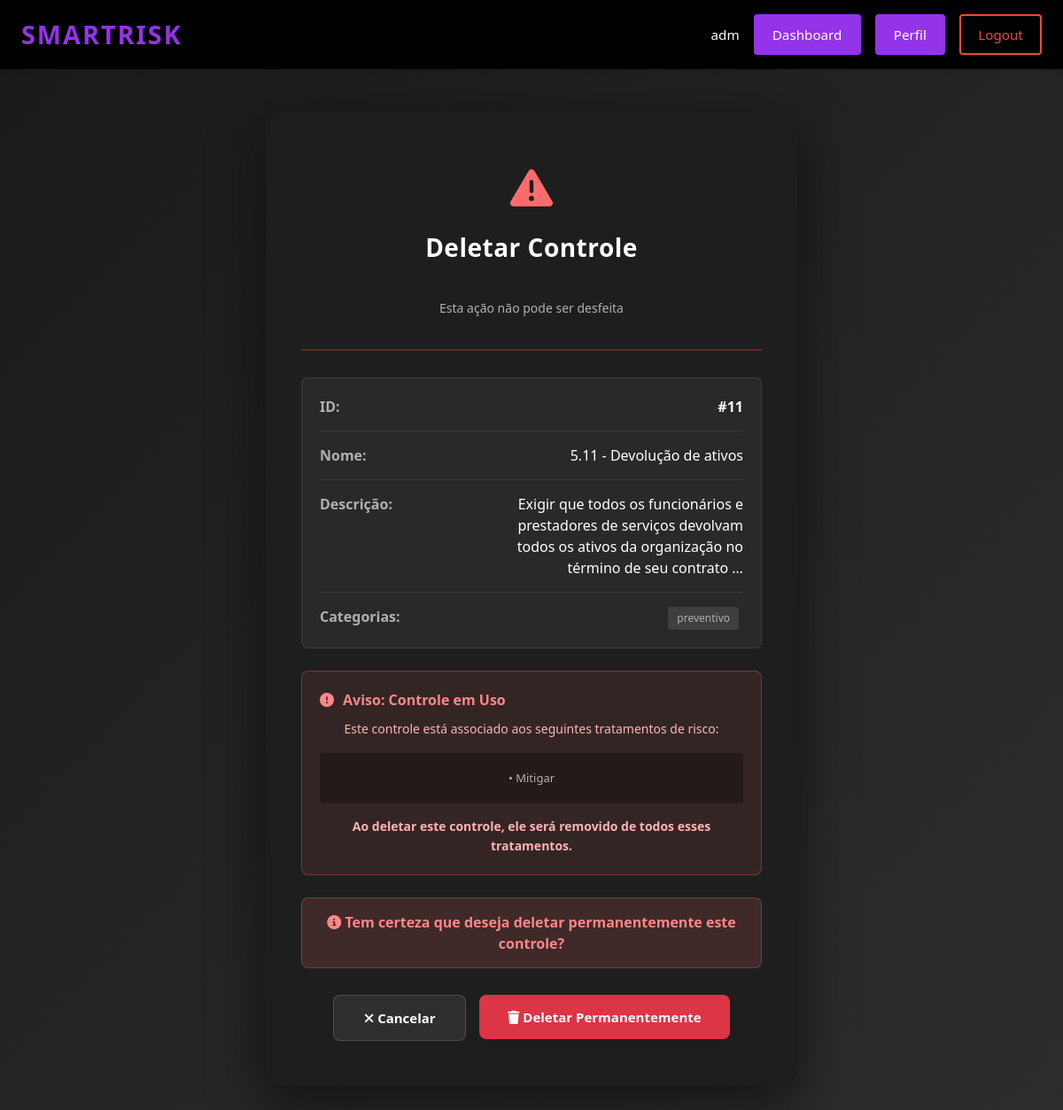
Screenshot of /deletar_controle/11/ (signed in) with the database file from the repository.
### ismsapp/models.py (models this page shows, shortened)
class Controle(models.Model):
    """The name or title of the control (e.g., from ISO 27001)."""
    nome = models.CharField(
        max_length=255,
        help_text="Nome ou título do controle (ex: '5.1 - Políticas de segurança da informação').",
    )
    """Detailed description of the control, including its purpose, scope, and how it should be implemented."""
    descricao = models.TextField(
        help_text="Descrição detalhada do controle: seu propósito, escopo e como deve ser implementado.",
    )
    """The categories this control belongs to (can be multiple)."""
    categorias = models.ManyToManyField(
        CategoriaControle,
        related_name="controles",
        help_text="Categorias às quais este controle pertence (Preventivo, Detectivo, ou Corretivo/Contingência).",
    )
    class Meta:
        verbose_name = "Controle"
        verbose_name_plural = "Controles"
        ordering = ["nome"]

class CategoriaControle(models.Model):
    class Tipo(models.TextChoices):
        PREVENTIVO = "preventivo", "Preventivo"
        DETECTIVO = "detectivo", "Detectivo"
        CORRETIVO = "corretivo", "Corretivo/Contingência"
    """The category type (unique, represents one of the three control categories)."""
    tipo = models.CharField(
        max_length=20,
        choices=Tipo.choices,
        unique=True,
        help_text="Tipo de categoria de controle.",
    )
    """Detailed description of what this category of control does."""
    descricao = models.TextField(
        default="",
        help_text="Descrição do tipo de controle.",
    )
    class Meta:
        verbose_name = "Categoria de Controle"
        verbose_name_plural = "Categorias de Controle"

class Tratamento(models.Model):
    class TipoTratamento(models.TextChoices):
        ACEITAR = "aceitar", "Aceitar"
        MITIGAR = "mitigar", "Mitigar"
        EVITAR = "evitar", "Evitar"
        COMPARTILHAR = "compartilhar", "Compartilhar"
    """The name or title of the treatment plan."""
    nome = models.CharField(
        max_length=255,
        blank=False,
        help_text="Nome do plano de tratamento.",
    )
    """The selected risk treatment strategy for this plan."""
    tipo_tratamento = models.CharField(
        max_length=20,
        choices=TipoTratamento.choices,
        help_text="Estratégia de resposta ao risco selecionada para este tratamento.",
    )
    """Detailed description of the treatment plan, including specific actions, responsible parties, and timelines."""
    descricao = models.TextField(
        help_text=(
            "Detalhes de implementação deste tratamento: quais ações serão tomadas, "
            "quem é o responsável e quaisquer prazos ou decisões relevantes."
        ),
    )
    """Indicates if this treatment represents an acceptance decision (no further action needed)."""
    aceito = models.BooleanField(
        default=False,
        help_text="Marca se este tratamento é uma decisão de aceitação do risco (sem ações adicionais).",
    )
    """Percentage reduction in probability expected from this treatment (0-100)."""
    reducao_probabilidade = models.PositiveSmallIntegerField(
        default=0,
        help_text="Porcentagem esperada de redução na probabilidade do risco (0-100).",
    )
    """Percentage reduction in consequence/impact expected from this treatment (0-100)."""
    reducao_impacto = models.PositiveSmallIntegerField(
        default=0,
        help_text="Porcentagem esperada de redução no impacto/consequência do risco (0-100).",
    )
    """Controls that are part of this treatment plan (many-to-many relationship)."""
    controles = models.ManyToManyField(
        Controle,
        related_name="tratamentos",
        blank=True,
        help_text="Controles que fazem parte deste plano de tratamento.",
    )
    class Meta:
        verbose_name = "Tratamento"
        verbose_name_plural = "Tratamentos"
    def __str__(self):
        return f"{self.get_tipo_tratamento_display()}"

### ismsapp/views.py (the view, shortened to what this page needs)
# urls.py: path("deletar_controle/<int:controle_id>/", views.DeleteControleView.as_view(), name="deletar_controle"),
class DeleteControleView(View):
    template_name = "ismsapp/deletar_controle.html"
    def _check_permission(self, user):
        if not user.is_authenticated:
            return False
        user_profile = getattr(user, 'profile', None)
        if not user_profile:
            return False
        allowed_actors = [
            UserProfile.Actor.SISTEMA_ADMIN,
            UserProfile.Actor.AUDITOR
        ]
        return user_profile.actor_type in allowed_actors
    @method_decorator(login_required(login_url="login"))
    def get(self, request, controle_id=None, *args, **kwargs):
        if not self._check_permission(request.user):
            return redirect('dashboard')
        from .models import Controle
        if not controle_id:
            return redirect('lista_controles')
        try:
            controle = Controle.objects.get(id=controle_id)
        except Controle.DoesNotExist:
            messages.error(request, "Controle não encontrado.")
            return redirect('lista_controles')
        tratamentos = controle.tratamentos.all()
        contexto = {
            'controle': controle,
            'controle_id': controle_id,
            'tratamentos': tratamentos,
            'page_title': f'Deletar Controle: {controle.nome}',
        }
        return render(request, self.template_name, contexto)

### ismsapp/templates/ismsapp/deletar_controle.html (shortened to what this page needs)
{% extends "ismsapp/base.html" %}
{% load static %}
{% block extra_css %}
    <link href="https://cdn.jsdelivr.net/npm/bootstrap@5.3.0/dist/css/bootstrap.min.css" rel="stylesheet">
    <link href="https://cdnjs.cloudflare.com/ajax/libs/font-awesome/6.4.0/css/all.min.css" rel="stylesheet">
    <link href="{% static 'css/ismsapp/cadastro_categoria_ativo.css' %}" rel="stylesheet">
{% endblock %}
{% block content %}
    <div class="cadastro-container delete-container">
        <div class="cadastro-card delete-card">
            <div class="delete-header">
                <div class="delete-icon">
                    <i class="fas fa-exclamation-triangle"></i>
                </div>
                <h1>Deletar Controle</h1>
                <p class="delete-message">Esta ação não pode ser desfeita</p>
            </div>
            <div class="delete-details">
                <div class="detail-item">
                    <span class="detail-label">ID:</span>
                    <span class="detail-value"><strong>#{{ controle.id }}</strong></span>
                </div>
                <div class="detail-item">
                    <span class="detail-label">Nome:</span>
                    <span class="detail-value">{{ controle.nome }}</span>
                </div>
                <div class="detail-item">
                    <span class="detail-label">Descrição:</span>
                    <span class="detail-value">{{ controle.descricao|truncatewords:20 }}</span>
                </div>
                <div class="detail-item">
                    <span class="detail-label">Categorias:</span>
                    <span class="detail-value">
                        {% for categoria in controle.categorias.all %}
                            <span class="category-badge {% if categoria.tipo == 'Preventivo' %}preventivo{% elif categoria.tipo == 'Detectivo' %}detectivo{% elif categoria.tipo == 'Corretivo' %}corretivo{% endif %}">
                                {{ categoria.tipo }}
                            </span>
                        {% empty %}
                            <span>Sem categorias</span>
                        {% endfor %}
                    </span>
                </div>
            </div>
            {% if tratamentos %}
                <div class="warning-section">
                    <div class="warning-title">
                        <i class="fas fa-exclamation-circle"></i>
                        Aviso: Controle em Uso
                    </div>
                    <div class="warning-message">
                        <p>Este controle está associado aos seguintes tratamentos de risco:</p>
                        <div class="tratamentos-list">
                            {% for tratamento in tratamentos %}
                                <div class="tratamento-item">
                                    • {{ tratamento }}
                                </div>
                            {% endfor %}
                        </div>
                        <p style="margin-top: 15px; margin-bottom: 0;">
                            <strong>Ao deletar este controle, ele será removido de todos esses tratamentos.</strong>
                        </p>
                    </div>
                </div>
            {% endif %}
            <div class="confirmation-message">
                <i class="fas fa-info-circle"></i>
                Tem certeza que deseja deletar permanentemente este controle?
            </div>
            <div class="delete-buttons">
                <a href="{% url 'lista_controles' %}" class="btn btn-cancel">
                    <i class="fas fa-times"></i> Cancelar
                </a>
                <form method="post" style="display: inline;">
                    <button type="submit" class="btn btn-delete">
                        <i class="fas fa-trash"></i> Deletar Permanentemente
                    </button>
                </form>
            </div>
        </div>
    </div>
{% endblock %}

### ismsapp/templates/ismsapp/base.html (shortened to what this page needs)
{% load static %}
<!DOCTYPE html>
<html lang="en">
<head>
    <link rel="stylesheet" href="{% static 'css/ismsapp/header.css' %}">
    {% block extra_css %}{% endblock %}
</head>
<body>
    <header class="isms-header">
        <div class="header-container">
            <a href="{% url 'home' %}" class="header-logo">
                <span class="logo-text">SmartRisk</span>
            </a>
            <nav class="header-nav">
                {% if user.is_authenticated %}
                    <div class="nav-user">
                        <span class="username">{{ user.username }}</span>
                        <a href="{% url 'dashboard' %}" class="nav-button dashboard-button">
                            Dashboard
                        </a>
                        <a href="{% url 'profile' %}" class="nav-button profile-button">
                            Perfil
                        </a>
                        <a href="{% url 'logout' %}" class="nav-button logout-button">
                            Logout
                        </a>
                    </div>
                {% endif %}
            </nav>
        </div>
    </header>
    <main class="main-content">
        {% block content %}{% endblock %}
    </main>
</body>
</html>

### ismsapp/static/css/ismsapp/header.css (style rules this page uses)
.isms-header { background-color: #000000; color: white; padding: 1rem 0; box-shadow: 0 2px 4px rgba(0, 0, 0, 0.1); position: sticky; top: 0; z-index: 100; }
.header-container { max-width: 1200px; margin: 0 auto; padding: 0 1.5rem; display: flex; justify-content: space-between; align-items: center; }
.header-logo { text-decoration: none; color: white; display: flex; align-items: center; gap: 0.5rem; }
.logo-text { font-size: 1.8rem; font-weight: 700; letter-spacing: 2px; color: #9333ea; text-transform: uppercase; transition: color 0.3s ease; }
.header-nav { display: flex; align-items: center; gap: 1rem; }
.nav-user, .nav-auth { display: flex; align-items: center; gap: 1rem; }
.username { font-size: 0.95rem; color: #ffffff; font-weight: 500; padding: 0; background-color: transparent; }
.nav-button { padding: 0.6rem 1.2rem; border-radius: 4px; text-decoration: none; font-size: 0.95rem; font-weight: 500; transition: all 0.3s ease; cursor: pointer; border: none; display: inline-block; }
.profile-button { background-color: #9333ea; color: white; border: 2px solid #9333ea; }
.dashboard-button { background-color: #9333ea; color: white; border: 2px solid #9333ea; }
.logout-button { background-color: transparent; color: #e74c3c; border: 2px solid #e74c3c; }
.main-content { max-width: 1200px; margin: 2rem auto; padding: 0 1.5rem; }

### ismsapp/static/css/ismsapp/cadastro_categoria_ativo.css (style rules this page uses)
* { margin: 0; padding: 0; box-sizing: border-box; }
body { background: linear-gradient(135deg, #1a1a1a 0%, #2d2d2d 100%); min-height: 100vh; font-family: 'Segoe UI', Tahoma, Geneva, Verdana, sans-serif; }
.cadastro-container { width: 100%; max-width: 600px; padding: 20px; margin: 3rem auto; }
.cadastro-card { background: rgba(30, 30, 30, 0.95); border-radius: 15px; padding: 50px 40px; box-shadow: 0 20px 60px rgba(0, 0, 0, 0.5); text-align: center; }
.cadastro-card h1 { color: #ffffff; font-size: 28px; font-weight: 600; margin-bottom: 40px; letter-spacing: 0.5px; }
.btn { padding: 14px 32px; font-size: 15px; font-weight: 600; border: none; border-radius: 8px; cursor: pointer; transition: all 0.3s ease; text-decoration: none; display: inline-block; text-align: center; min-width: 150px; }
.btn-cancel { background: rgba(255, 255, 255, 0.08); color: #ffffff; border: 1px solid rgba(255, 255, 255, 0.15); }

### ismsapp/templates/ismsapp/deletar_controle.html (style rules this page uses)
.delete-container { padding: 0; }
.delete-card { max-width: 600px; }
.delete-header { text-align: center; margin-bottom: 30px; padding-bottom: 20px; border-bottom: 2px solid rgba(239, 68, 68, 0.3); }
.delete-icon { font-size: 48px; color: #ff6b6b; margin-bottom: 15px; }
.delete-message { color: #b0b0b0; font-size: 14px; margin-top: 10px; }
.delete-details { background: rgba(255, 255, 255, 0.05); border: 1px solid rgba(255, 255, 255, 0.1); border-radius: 8px; padding: 20px; margin-bottom: 25px; }
.detail-item { display: flex; justify-content: space-between; margin-bottom: 15px; padding-bottom: 15px; border-bottom: 1px solid rgba(255, 255, 255, 0.08); }
.detail-item:last-child { margin-bottom: 0; padding-bottom: 0; border-bottom: none; }
.detail-label { font-weight: 600; color: #b0b0b0; }
.detail-value { color: #ffffff; max-width: 300px; word-break: break-word; text-align: right; }
.category-badge { display: inline-block; background-color: rgba(255, 255, 255, 0.1); color: #b0b0b0; padding: 4px 10px; border-radius: 4px; font-size: 12px; margin-right: 5px; }
.warning-section { background: rgba(255, 107, 107, 0.1); border: 1px solid rgba(255, 107, 107, 0.3); border-radius: 8px; padding: 20px; margin-bottom: 25px; }
.warning-title { font-weight: 600; color: #ff8787; margin-bottom: 10px; display: flex; align-items: center; gap: 10px; }
.warning-message { color: #ffb3b3; font-size: 14px; line-height: 1.6; }
.tratamentos-list { background: rgba(0, 0, 0, 0.3); border-radius: 4px; padding: 10px; margin-top: 10px; }
.tratamento-item { padding: 8px; border-bottom: 1px solid rgba(255, 255, 255, 0.08); font-size: 13px; color: #b0b0b0; }
.tratamento-item:last-child { border-bottom: none; }
.confirmation-message { background: rgba(255, 107, 107, 0.15); border: 1px solid rgba(255, 107, 107, 0.3); border-radius: 8px; padding: 15px; margin-bottom: 25px; color: #ff8787; font-weight: 600; }
.delete-buttons { display: flex; gap: 15px; justify-content: center; margin-top: 30px; }
.btn-delete { background-color: #dc3545; color: #ffffff; }

### rows the page displays
Controle: id "11", nome "5.11 - Devolução de ativos", descricao "Exigir que todos os funcionários e prestadores de serviços devolvam todos os ativos da organização no término de seu contrato …"
CategoriaControle: tipo "preventivo"
Tratamento: tipo_tratamento "Mitigar"

### other values shown
{{ user.username }} "adm"
